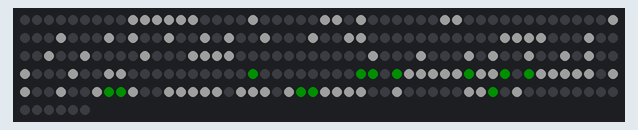
A sketch run on a simulated Arduino Uno, built with avr-gcc and run on an emulated ATmega328P. On the bench: 256 RGB LEDs in strip order, left to right, continuing on the next row. Dim RGB values are drawn brighter than linear.

Above: at 0.4 s.
At 5.45 s:
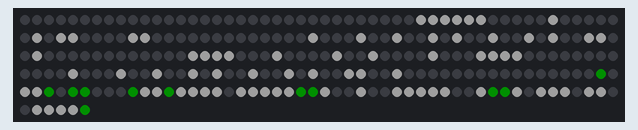
At 8.19 s:
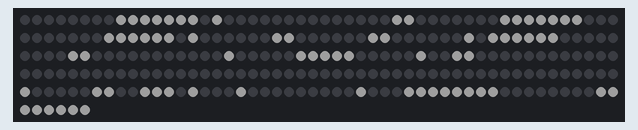
At 15.92 s:
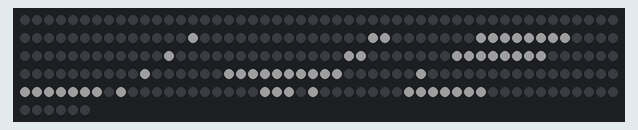
At 23.66 s:
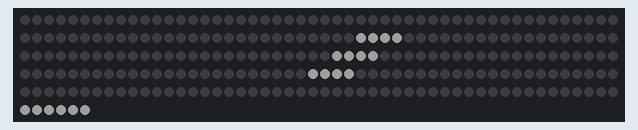
At 31.4 s:
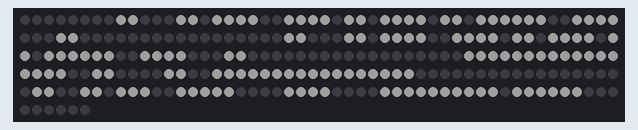

Measured:
- what the display in image 0 shows lasts 5.1 s, from 0.3 s to 5.4 s
- what the display in image 5 shows lasts 5.5 s, from 31.4 s to 36.9 s

The sketch:

AlexCassGradCapLED.ino
```cpp
// Alex Cass LED Graduation Cap Code
// Used May 10th 2024
// Final product: Skip to around 23:50 in this video: https://www.youtube.com/watch?v=F_e8GyRCm2M
// Hardware used: 32x8 Addressable RGB LED Matrix Panel + Arduino Uno + External USB Battery

// The FastLED library provides an easy interface to the addressable "Neopixel" LEDs
#include "FastLED.h"
#define NUM_LEDS 256 // 32 * 8
#define LED_PIN 6 // Adruino Uno pin 6 has PWM capabilities and worked with a custom shield I made up
CRGB leds[NUM_LEDS];

/*
 * Note: Many of these global variables should actually be local, just worked out this way with the time crunch (made this in a couple hours)
 * In the future it is possible to move all of these constant variables to flash ROM and read them into RAM only when needed.
 * ...Maybe I'll figure that out by the tiem I graduate with my masters lol.
 */

// Custom font for the letters to go by: Each letter is 5 bytes and can be easily changed.
// Letter locations in the fontData array are set in stone, order is a-zA-Z lowercase and uppercase.
const byte fontData[] = {0x02,0x15,0x15,0x15,0x0F,0xFF,0x11,0x11,0x11,0x0E,0x0E,0x11,0x11,0x11,0x0A,0x0E,0x11,0x11,0x11,0xFF,0x0E,0x15,0x15,0x15,0x0C,0x10,0x7F,0x90,0x80,0x40,0x09,0x15,0x15,0x15,0x0E,0xFF,0x10,0x10,0x10,0x0F,0x00,0x5E,0x01,0x00,0x00,0x00,0x02,0x01,0x5E,0x00,0xFF,0x0C,0x0A,0x11,0x00,0x00,0xFE,0x01,0x00,0x00,0x1F,0x10,0x0F,0x10,0x0F,0x10,0x0F,0x10,0x10,0x0F,0x0E,0x11,0x11,0x11,0x0E,0x1F,0x14,0x14,0x14,0x08,0x08,0x14,0x14,0x1F,0x01,0x1F,0x08,0x10,0x10,0x08,0x09,0x15,0x15,0x15,0x12,0x00,0x10,0xFE,0x11,0x00,0x1E,0x01,0x01,0x1E,0x01,0x1C,0x02,0x01,0x02,0x1C,0x1E,0x01,0x02,0x01,0x1E,0x11,0x0A,0x04,0x0A,0x11,0x18,0x05,0x05,0x05,0x1E,0x11,0x13,0x15,0x19,0x11,0x3F,0x50,0x90,0x50,0x3F,0xFF,0x91,0x91,0x71,0x0E,0x7E,0x81,0x81,0x81,0x42,0xFF,0x81,0x81,0x42,0x3C,0xFF,0x91,0x91,0x81,0x81,0xFF,0x90,0x90,0x90,0x80,0x7E,0x81,0x89,0x89,0x4E,0xFF,0x10,0x10,0x10,0xFF,0x00,0x81,0xFF,0x81,0x00,0x02,0x01,0x81,0x81,0xFE,0xFF,0x10,0x20,0x5C,0x83,0xFF,0x01,0x01,0x01,0x00,0xFF,0x40,0x30,0x40,0xFF,0xFF,0x40,0x20,0x10,0xFF,0x7E,0x81,0x81,0x81,0x7E,0xFF,0x90,0x90,0x90,0x60,0x7E,0x81,0x85,0x82,0x7D,0xFF,0x90,0x90,0x98,0x67,0x61,0x91,0x91,0x91,0x8E,0x80,0x80,0xFF,0x80,0x80,0xFE,0x01,0x01,0x01,0xFE,0xE0,0x1E,0x01,0x1E,0xE0,0xFE,0x01,0x0E,0x01,0xFE,0xC3,0x2C,0x10,0x2C,0xC3,0xC0,0x20,0x1F,0x20,0xC0,0x87,0x89,0x91,0xA1,0xC1,0x00,0x00,0x00,0x00,0x00,0x00,0x03,0x03,0x00,0x00,0x00,0x05,0x06,0x00,0x00,0x00,0xFD,0x00,0x00,0x00,0x00,0xC3,0x00,0x00,0x00,0x00};

// Messages to be displayed by the ScrollText function. Ideally this should have just passed a pointer, but again I'm just happy it worked with the time crunch.
const char msg1[] = "   THANK YOU to my FAMILY... MOM  DAD  WILL  AMANDA  OLIVIA  NANA  PAPA ... LOVE YOU !!!     ";
const char msg2[] = "   THANK YOU to my FRIENDS... CALVIN  DAVID  GABBY  JACOB  JARED  JENI  JEREMY  JULIA  JUNIOR  MATT  NICK  SANTI  YUAN        ";
const char msg3[] = "   ALEX CASS COMPUTER SCIENCE     ";

// The "CASS" image, hardcoded into a byte array.
const byte cass[] = {/*
  S*/10,11,12,15,21,20,26,29,37,34,44,45,55,52,51,50,56,57,58,59,60,61,62,63,/*
  s*/71,70,69,68,67,66,65,64,74,75,76,79,85,84,90,93,101,98,108,109,119,116,115,114,120,121,122,123,124,125,126,127,/*
  a*/135,134,133,132,131,130,129,128,136,154,155,158,159,165,164,161,160,183,184,185,186,187,188,189,190,191,/*
  c*/199,198,197,196,195,194,193,192,200,203,204,207,212,211,218,219,220,221,229,228,227,226,247,240,248,249,250,251,252,253,254,255};

// The two frames of animation for the space invaders.
byte up[]={25,26,27,28,36,35,34,32,40,42,43,44,45,46,54,53,51,50,58,59,60,61,69,68,67,66,74,75,76,77,86,85,83,82,88,90,91,92,93,93,94,100,99,98,96,105,106,107,108,150,149,148,147,155,156,157,159,167,165,164,163,162,161,169,170,172,173,181,180,179,178,186,187,188,189,197,196,195,194,201,202,204,205,215,213,212,211,210,209,219,220,221,223,230,229,228,227};
byte down[]={28,29,30,36,35,40,42,43,44,45,46,54,53,51,50,48,58,59,60,61,63,69,68,67,66,74,75,76,77,79,86,85,83,82,80,88,90,91,92,93,94,100,99,108,109,110,147,146,145,155,156,167,165,164,163,162,161,169,170,172,173,175,181,180,179,178,176,186,187,188,189,197,196,195,194,192,201,202,204,205,207,215,213,212,211,210,209,219,220,227,226,225};

// Binghamton University B "2024" image. First array is displayed in white, second is displayed in green.
const byte bing[]={9,10,11,12,13,14,19,25,26,28,36,35,53,49,57,59,62,70,67,65,74,77,78,90,91,92,93,102,97,105,110,117,116,115,114,133,129,137,139,142,150,147,145,154,157,158,183,182,184,185,186,188,189,199,197,196,195,194,193,200,203,206,215,214,213,212,209,216,218,219,220,222,231,228,227,226,225,237,238,241};
const byte bug[]={169,181,187,179,178,190,192,207,208,223,224,239};


// The "setup" function runs once when the arduino board starts.
void setup() {
  // FastLED library setup stuff. LEDs used are technically "WS2811" but are branded as "Neopixel".
  FastLED.addLeds<WS2811, LED_PIN, GRB>(leds, NUM_LEDS);
  FastLED.setBrightness(30);

  // Initialize the matrix to all black for a moment. Read somewhere a long time ago that this is good to do for the longevity of the board and to not freak out your power supply.
  fill_solid(leds, NUM_LEDS, CRGB::Black);
  FastLED.show();
  delay(300);
}

// This "loop" sequences everything and runs forever.
void loop() {
  BU();
  ScrollText(1, 93);
  Cass();
  ScrollText(2, 123);
  SpaceInvaders();
  ScrollText(3, 34);
}


// ScrollText function, takes in a message number which it looks up, and the message length.
void ScrollText(int messageNum, int messageLength){

  int msgIndex = 0;

  for(int z=0; z<messageLength; z++){

    // get char from string at index
    char temp;
    // Really shoulda just used a pointer whoops
    switch (messageNum) {
      case 1:
        temp = msg1[msgIndex];
      break;
      case 2:
        temp = msg2[msgIndex];
      break;
      case 3:
        temp = msg3[msgIndex];
      break;
      default:
        temp = ' ';
      break;
    }

    bool notFound = true;
    //convert ascii number to fontData number

    //handle capital letters
    if(temp>=65&&temp<=90){
      temp = temp-39;
      notFound = false;
    }

    //handle lowercase letters
    if(temp>=61&&temp<=122){
        temp = temp-97;
        notFound = false;
    }

    //switch statement for special chars... Mostly untested lol
    if(notFound){
      switch(temp){
        case 46:
          temp=53;
          break;
        case 44:
          temp=54;
          break;
        case 33:
          temp=55;
          break;
        case 58:
          temp=56;
          break;
        case 63:
          temp=0;
          break;
        default: //default anything else to a space
          temp=52;
          break;
      }
    }

    // This is currently using the fixed width approach, where every displayed letter is 5 pixels wide.
    // Hopefully this can be easily adapted to a variable width model in the future.
    for(int k=0; k<6; k++){

      // Draw background
      allblack();

      // Mask each bit one at a time and draw them
      byte mask = 1;
      for(int i=0;i<8;i++){
        if(fontData[k+(5*temp)] & mask && k!=5) // Blank out the last pixel, treating it as a space between letters
          leds[i] = CRGB::White;
          //leds[i]=CHSV(32*i,255,255); // Rainbow effect. I didn't use it because it made it harder to read from a distance
        mask = mask << 1;
      }

      // Display and shift
      FastLED.show();
      tickershift();
      delay(30); // Controls the speed of the text moving across the matrix
    }

    msgIndex++;
    if(msgIndex>messageLength)
      msgIndex=0;

  }
}

// Displays the BU B and 2024 screen.
void BU()
{
  fill_solid(leds, NUM_LEDS, CRGB::Black);
  for(int i=0;i<80;i++){leds[bing[i]]=CRGB::White;};
  for(int i=0;i<12;i++){leds[bug[i]]=CRGB::Green;};
  FastLED.show();
  delay(5000);
}

// Flashes and displays the CASS image
void Cass()
{
  for(int j=0; j<4; j++){
    fill_solid(leds, NUM_LEDS, CRGB::Black);
    FastLED.show();
    delay(500);

    // It takes fewer bytes to store the black pixels of the "CASS" text than the white ones, so this is kinda backwards
    fill_solid(leds, NUM_LEDS, CRGB::White); // You can actually change this 'background' color to anything and it works
    for(int i=0;i<114;i++){leds[cass[i]]=CRGB::Black;};
    allblack();
    FastLED.show();
    delay(500);
  }
  delay(5000);
}

// Display two frames of space invader animation
void SpaceInvaders()
{
  for(int j=0; j<5; j++){
    fill_solid(leds, NUM_LEDS, CRGB::Black);
    for(int i=0;i<97;i++){leds[up[i]]=CRGB::Cyan;};
    FastLED.show();
    delay(500);
    fill_solid(leds, NUM_LEDS, CRGB::Black);
    for(int i=0;i<92;i++){leds[down[i]]=CRGB::Cyan;};
    FastLED.show();
    delay(500);
  }
}

// The LED Matrix panel I own is wired up in a snaking pattern
// Came up with this routine in highschool and it still works so I haven't touched it haha
// Basically just a really weird shift register in an array
void tickershift()
{
  for(int i=255; i>0; i=i-16){
    leds[i]=leds[i-15];
    leds[i-1]=leds[i-14];
    leds[i-2]=leds[i-13];
    leds[i-3]=leds[i-12];
    leds[i-4]=leds[i-11];
    leds[i-5]=leds[i-10];
    leds[i-6]=leds[i-9];
    leds[i-7]=leds[i-8];

    leds[i-15]=leds[i-16];
    leds[i-14]=leds[i-17];
    leds[i-13]=leds[i-18];
    leds[i-12]=leds[i-19];
    leds[i-11]=leds[i-20];
    leds[i-10]=leds[i-21];
    leds[i-9]=leds[i-22];
    leds[i-8]=leds[i-23];
  }
}

// Helper function to make the rightmost column of pixels black.
void allblack()
{
  for(int i=0;i<8;i++)
    leds[i]=CRGB::Black;
}

// Helper function to make the rightmost column of pixels white.
void allwhite()
{
  for(int i=0;i<8;i++)
    leds[i]=CRGB::White;
}
```
